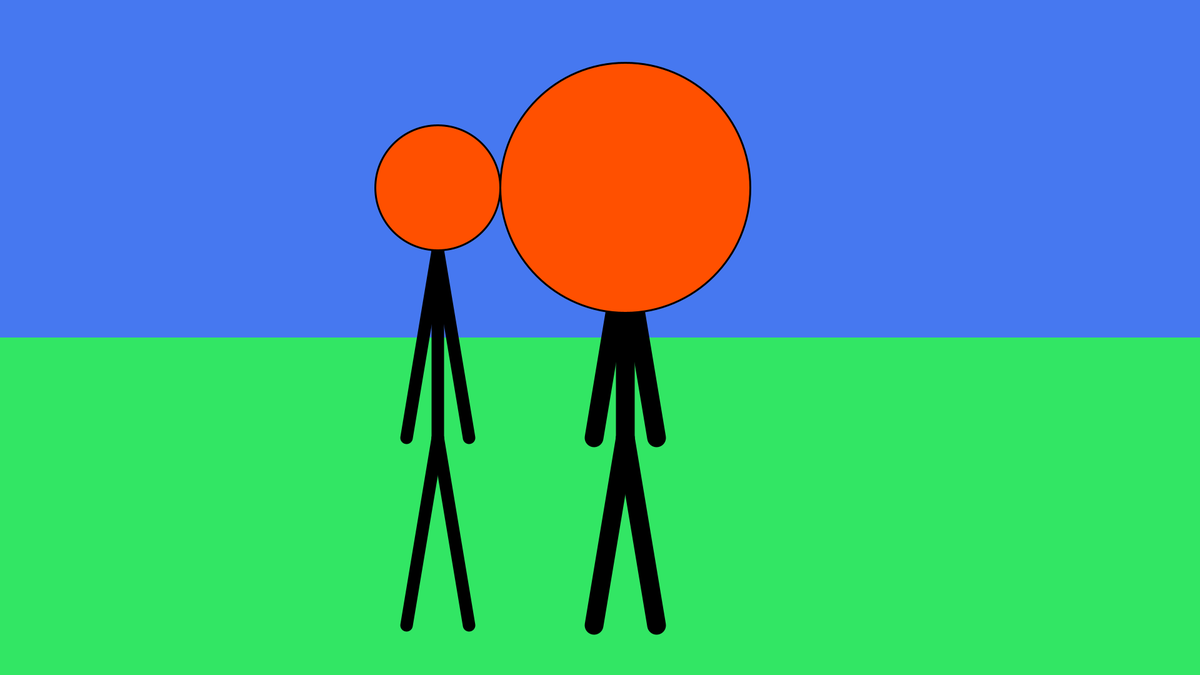
Frame 1 (no input)
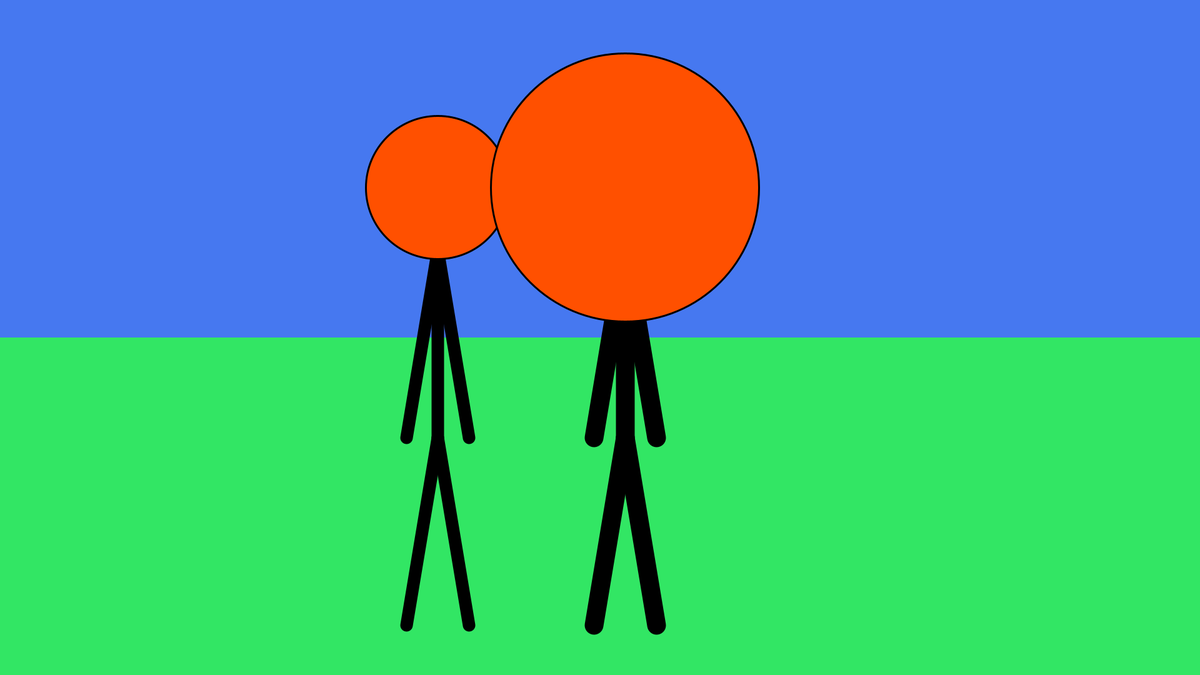
Frame 60 (the mouse pressed at the canvas centre just before this capture)
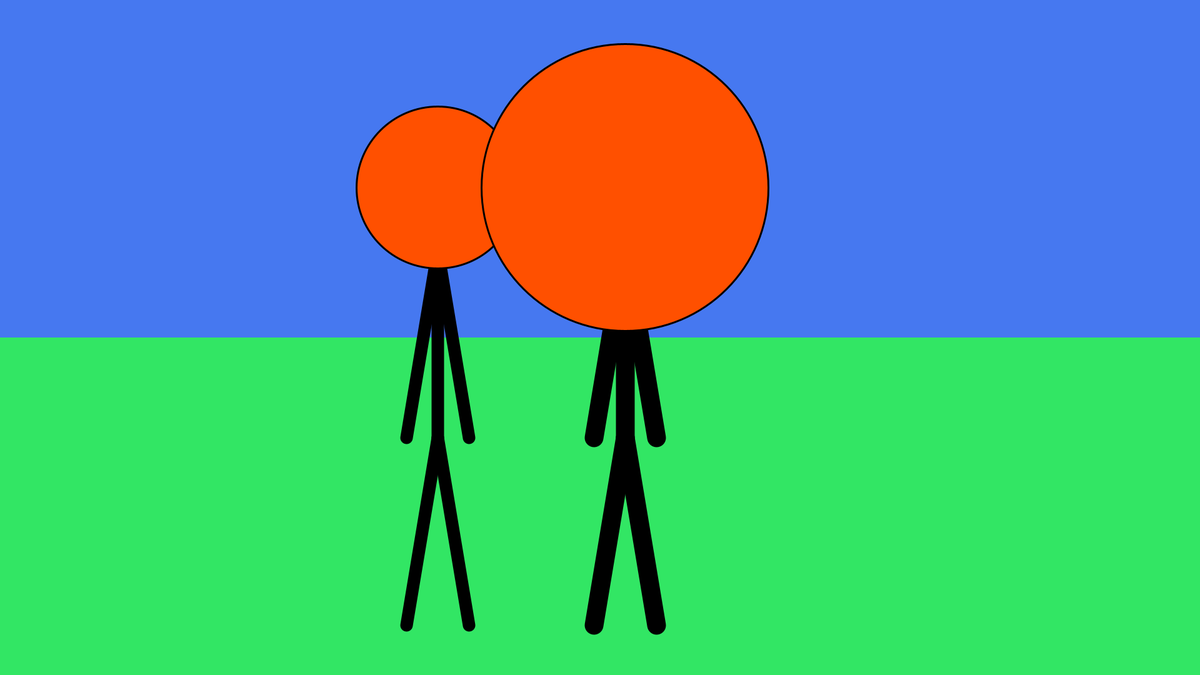
Frame 120 (the mouse held since frame 60 and released just before this capture)

The Processing sketch that drew these frames (run headless with seeded random() and noise(); from frame 60 on, the mouse is pressed at the canvas centre):

// Processing sketch: BalloonHeads_sketch
// ── BalloonHeads_sketch.pde
//Assignment 5: Character drawing and animation.     //characters are the balloonheads

float posx = 700; //initial x position of first guy
float posy = 800; //initial y position of first guy
float radius = 200;  //radius of guy1's head
float speedx = 0;    //movement in x
float step = .5;      //speed of inflation

void setup(){
  size(1920, 1080); //size
  background(70, 120, 240); //blue sky
}

void draw(){
  background(70, 120, 240);  //refresh blue sky
  rectMode(CENTER);
  fill(50, 230, 100);  //green for grass
  noStroke();          //grass doesn't need an outline
  rect(width/2, height, width, height); //draws grassy area
  
  drawGuy(posx, posy, radius, 20);  //guy 1, thinner guy
  drawGuy(posx + 300, posy, radius+200, 30);  //guy 2, thiccer guy
  
  moveGuys();                    //move guys however you want
  inflateHeads();                //inflate heads however you want
}

void drawGuy(float posx, float posy, float headsize, float weight){  //draws guy
  strokeWeight(weight);                    //line weight determines thiccness
  stroke(0);                               //black outline
  line(posx-50, posy+200, posx, posy-100);     //left leg
  line(posx+50, posy+200, posx, posy-100);     //right leg
  line(posx, posy-100, posx, posy-500);        //torso
  line(posx-50, posy-100, posx, posy-400);     //left arm
  line(posx+50, posy-100, posx, posy-400);     //right arm
  fill(255, 80, 0);                        //red-orange head
  strokeWeight(3);                         //less outline on head for clarity of balloon
  ellipse(posx, posy-500, headsize, headsize); //head
}

void moveGuys(){  //moves guys left to right. uses user input from below
  posx += speedx;  
  
  if (posx <= 100){  //limits movement to the left
   posx = 100;
   speedx = 0;
  }
  if (posx >= 1520){  //limits movement to the right
   posx = 1520;
   speedx = 0;
  }
}

void inflateHeads(){ //inflate / deflate heads
   radius += step;  
   
  if (radius >= 500){   //limit on head size
   radius =  500;
   step = 0;
  }
  if (radius <= -500){  //limit on head size
    radius = -500;
    step = 0;
  }
}

void keyPressed(){
  if (key == 'd'){  //increase speed to the right
    speedx += 1;
  }
  if (key == 'a'){  //increase speed to the left
    speedx -= 1;
  }
  if (key == 'w'){  //adds to step. inflates faster. deflates if radius is negative
    step += 0.5;
  }
  if (key == 's'){  //subtracts from step. inflates slower/deflates. if radius becomes negative, inflates again.
    step -= 0.5;
  }
}
